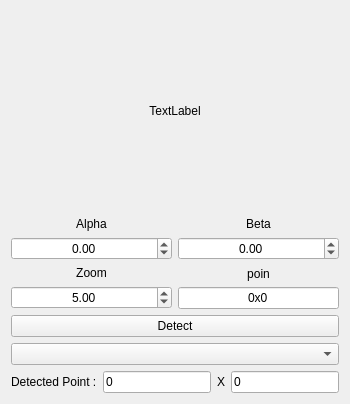
             <widget class="QWidget" name="widget_60" native="true">
              <layout class="QVBoxLayout" name="verticalLayout_257">
               <item>
                <widget class="QLabel" name="label_center_right">
                 <property name="sizePolicy">
                  <sizepolicy hsizetype="Expanding" vsizetype="Expanding">
                   <horstretch>0</horstretch>
                   <verstretch>0</verstretch>
                  </sizepolicy>
                 </property>
                 <property name="minimumSize">
                  <size>
                   <width>300</width>
                   <height>200</height>
                  </size>
                 </property>
                 <property name="text">
                  <string>TextLabel</string>
                 </property>
                 <property name="alignment">
                  <set>Qt::AlignCenter</set>
                 </property>
                </widget>
               </item>
               <item>
                <layout class="QHBoxLayout" name="horizontalLayout_194">
                 <item>
                  <layout class="QVBoxLayout" name="verticalLayout_258">
                   <item>
                    <layout class="QVBoxLayout" name="verticalLayout_259">
                     <item>
                      <widget class="QLabel" name="label_313">
                       <property name="text">
                        <string>Alpha</string>
                       </property>
                       <property name="alignment">
                        <set>Qt::AlignCenter</set>
                       </property>
                      </widget>
                     </item>
                     <item>
                      <widget class="QDoubleSpinBox" name="doubleSpinBox_alpha_right_center">
                       <property name="sizePolicy">
                        <sizepolicy hsizetype="Expanding" vsizetype="Fixed">
                         <horstretch>0</horstretch>
                         <verstretch>0</verstretch>
                        </sizepolicy>
                       </property>
                       <property name="minimumSize">
                        <size>
                         <width>100</width>
                         <height>0</height>
                        </size>
                       </property>
                       <property name="alignment">
                        <set>Qt::AlignCenter</set>
                       </property>
                       <property name="minimum">
                        <double>-360.000000000000000</double>
                       </property>
                       <property name="maximum">
                        <double>360.000000000000000</double>
                       </property>
                       <property name="singleStep">
                        <double>0.500000000000000</double>
                       </property>
                      </widget>
                     </item>
                    </layout>
                   </item>
                   <item>
                    <layout class="QVBoxLayout" name="verticalLayout_260">
                     <item>
                      <widget class="QLabel" name="label_314">
                       <property name="text">
                        <string>Zoom</string>
                       </property>
                       <property name="alignment">
                        <set>Qt::AlignCenter</set>
                       </property>
                      </widget>
                     </item>
                     <item>
                      <widget class="QDoubleSpinBox" name="doubleSpinBox_zoom_right_center">
                       <property name="sizePolicy">
                        <sizepolicy hsizetype="Expanding" vsizetype="Fixed">
                         <horstretch>0</horstretch>
                         <verstretch>0</verstretch>
                        </sizepolicy>
                       </property>
                       <property name="minimumSize">
                        <size>
                         <width>100</width>
                         <height>0</height>
                        </size>
                       </property>
                       <property name="alignment">
                        <set>Qt::AlignCenter</set>
                       </property>
                       <property name="minimum">
                        <double>-360.000000000000000</double>
                       </property>
                       <property name="maximum">
                        <double>360.000000000000000</double>
                       </property>
                       <property name="singleStep">
                        <double>0.100000000000000</double>
                       </property>
                       <property name="value">
                        <double>5.000000000000000</double>
                       </property>
                      </widget>
                     </item>
                    </layout>
                   </item>
                  </layout>
                 </item>
                 <item>
                  <layout class="QVBoxLayout" name="verticalLayout_261">
                   <item>
                    <layout class="QVBoxLayout" name="verticalLayout_262">
                     <item>
                      <widget class="QLabel" name="label_315">
                       <property name="text">
                        <string>Beta</string>
                       </property>
                       <property name="alignment">
                        <set>Qt::AlignCenter</set>
                       </property>
                      </widget>
                     </item>
                     <item>
                      <widget class="QDoubleSpinBox" name="doubleSpinBox_beta_right_center">
                       <property name="sizePolicy">
                        <sizepolicy hsizetype="Expanding" vsizetype="Fixed">
                         <horstretch>0</horstretch>
                         <verstretch>0</verstretch>
                        </sizepolicy>
                       </property>
                       <property name="minimumSize">
                        <size>
                         <width>100</width>
                         <height>0</height>
                        </size>
                       </property>
                       <property name="alignment">
                        <set>Qt::AlignCenter</set>
                       </property>
                       <property name="minimum">
                        <double>-360.000000000000000</double>
                       </property>
                       <property name="maximum">
                        <double>360.000000000000000</double>
                       </property>
                       <property name="singleStep">
                        <double>0.500000000000000</double>
                       </property>
                      </widget>
                     </item>
                    </layout>
                   </item>
                   <item>
                    <layout class="QVBoxLayout" name="verticalLayout_263">
                     <item>
                      <widget class="QLabel" name="label_316">
                       <property name="text">
                        <string>poin</string>
                       </property>
                       <property name="alignment">
                        <set>Qt::AlignCenter</set>
                       </property>
                      </widget>
                     </item>
                     <item>
                      <widget class="QLineEdit" name="lineEdit_point_right_center">
                       <property name="minimumSize">
                        <size>
                         <width>100</width>
                         <height>0</height>
                        </size>
                       </property>
                       <property name="text">
                        <string>0x0</string>
                       </property>
                       <property name="alignment">
                        <set>Qt::AlignCenter</set>
                       </property>
                      </widget>
                     </item>
                    </layout>
                   </item>
                  </layout>
                 </item>
                </layout>
               </item>
               <item>
                <widget class="QPushButton" name="pushButton_Detect_right_center">
                 <property name="text">
                  <string>Detect</string>
                 </property>
                </widget>
               </item>
               <item>
                <widget class="QComboBox" name="comboBox_reorder_right_center"/>
               </item>
               <item>
                <layout class="QHBoxLayout" name="horizontalLayout_195">
                 <item>
                  <widget class="QLabel" name="label_317">
                   <property name="text">
                    <string>Detected Point :</string>
                   </property>
                  </widget>
                 </item>
                 <item>
                  <widget class="QLineEdit" name="lineEdit_cols_right_center">
                   <property name="text">
                    <string>0</string>
                   </property>
                  </widget>
                 </item>
                 <item>
                  <widget class="QLabel" name="label_318">
                   <property name="text">
                    <string>X</string>
                   </property>
                  </widget>
                 </item>
                 <item>
                  <widget class="QLineEdit" name="lineEdit_rows_right_center">
                   <property name="text">
                    <string>0</string>
                   </property>
                  </widget>
                 </item>
                </layout>
               </item>
              </layout>
             </widget>
